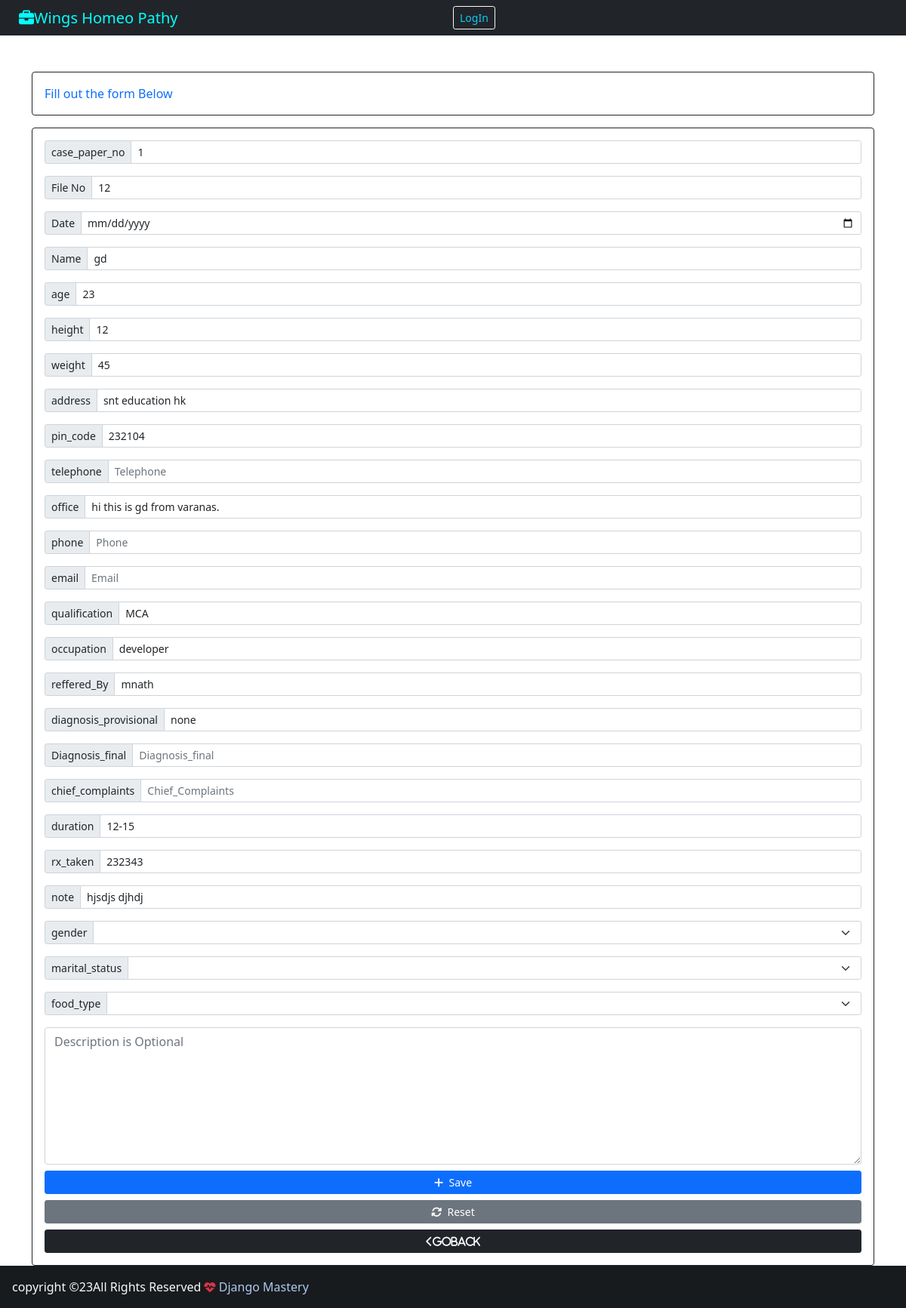
/patient/1 (signed in), run on the app's committed database.
### wings/models.py (models this page shows, shortened)
class Patient(models.Model):
    GENDER = (
        ('M' ,'M'),
        ('F' ,'F'),
    )
    MARITAL_STATUS = (
        ('SINGLE' ,'SIMGLE'),
        ('MARRIED' ,'MARRIED'),
        ('DIVORCE' ,'DIVORCE'),
        ('WIDOW' ,'WIDOW'),
    )
    FOOD_TYPE = (
        ('VEGETARIAN' ,'VEGETARIAN'),
        ('NON-VEGETARIAN' ,'NON-VEGETARIAN'),
        ('EGGITARIAN' ,'EGGITARIAN'),
        ('OTHER' ,'OTHER'),
    )
    case_paper_no =models.IntegerField(primary_key=True )
    file_no=models.CharField(max_length=20)
    date=models.DateField()
    name=models.CharField(max_length=40)
    age=models.CharField(max_length=3)
    gender=models.CharField(max_length=1,null=True,choices=GENDER)
    height=models.CharField(max_length=50)
    weight=models.CharField(max_length=100)
    address=models.CharField(max_length=200,null=False)
    pin_code=models.IntegerField()
    telephone=models.CharField(max_length=200)
    office=models.CharField(max_length=300)
    marital_status=models.CharField(max_length=20,null=True,choices=MARITAL_STATUS)
    phone=models.CharField(max_length=20)
    email=models.CharField(max_length=40)
    food_type=models.CharField(max_length=30,null=True,choices=FOOD_TYPE)
    qualification=models.CharField(max_length=100)
    occupation=models.CharField(max_length=100)
    reffered_by=models.CharField(max_length=400)
    diagnosis_provisional=models.CharField(max_length=200)
    diangosis_final=models.CharField(max_length=300)
    chief_complaints=models.TextField()
    duration=models.CharField(max_length=200,null=True)
    rx_taken=models.CharField(max_length=300)
    note=models.TextField()

### wings/views.py (the view)
# urls.py: path('patient/<int:case_paper_no>',views.patient,name="patient"),
@login_required(login_url="login")
def patient(request,case_paper_no):
    patient = Patient.objects.get(case_paper_no=case_paper_no)
    p={'case_paper_no': patient.case_paper_no,
        'file_no': patient.file_no,
        'date':patient.date,
        'name':patient.name,
        'age':patient.age,
        'height':patient.height,
        'weight':patient.weight,
        'address':patient.address,
        'pin_code':patient.pin_code,
        'telephon':patient.telephone,
        'office':patient.office,
        'phone':patient.email,
        'qualification':patient.qualification,
        'occupation':patient.occupation,
        'reffered_by':patient.reffered_by,
        'diagnosis_provisional':patient.diagnosis_provisional,
        'diangosis_final':patient.diangosis_final,
        'duration':patient.duration,
        'rx_taken':patient.rx_taken,
        'note':patient.note,
        'gender':patient.gender,
        'marital_status':patient.marital_status,
        }
    return render(request,"edit.html",{'p':p})

### wings/templates/edit.html (shortened to what this page needs)
{% extends 'base.html'%}
{% block content %}
<div class="container">
    <div class="row">
        <div class="col-lg-12">
            <div class="card card-body border-dark text-primary mt-5">
                <span class="text-centre">Fill out the form Below</span>
            </div>
            <form action="{% url 'add_patient' %}" method="POST" autocomplete="off" enctype="multipart/form-data" class="card p-3 border-dark mt-3">
                <div class="input-group input-group-sm mb-3">
                    <span class="input-group-text side-label" >case_paper_no</span>
                    <input type="number" class="form-control" name="case_paper_no" placeholder="Case Paper No" value="{{p.case_paper_no}}">
                </div>
                <div class="input-group input-group-sm mb-3">
                    <span class="input-group-text side-label">File No</span>
                    <input type="number" class="form-control" name="file_no" placeholder="File No" value="{{p.file_no}}">
                </div>
                <div class="input-group input-group-sm mb-3">
                    <span class="input-group-text side-label">Date</span>
                    <input type="date" class="form-control" name="date" placeholder="Date" value="{{p.date}}">
                </div>
                <div class="input-group input-group-sm mb-3">
                    <span class="input-group-text side-label">Name</span>
                    <input type="text" class="form-control" name="name" placeholder="Name"  value="{{p.name}}">
                </div>
                <div class="input-group input-group-sm mb-3">
                    <span class="input-group-text side-label">age</span>
                    <input type="number" class="form-control" name="age" placeholder="age"  value="{{p.age}}">
                </div>
                <div class="input-group input-group-sm mb-3">
                    <span class="input-group-text side-label">height</span>
                    <input type="number" class="form-control" name="height" placeholder="height"  value="{{p.height}}">
                </div>
                <div class="input-group input-group-sm mb-3">
                    <span class="input-group-text">weight</span>
                    <input type="number" class="form-control" name="weight" placeholder="weight"  value="{{p.weight}}">
                </div>
                <div class="input-group input-group-sm mb-3">
                    <span class="input-group-text">address</span>
                    <input type="text" class="form-control" name="address" placeholder="address"  value="{{p.address}}">
                </div>
                <div class="input-group input-group-sm mb-3">
                    <span class="input-group-text">pin_code </span>
                    <input type="number" class="form-control" name="pin_code" placeholder="Pin Code"  value="{{p.pin_code}}">
                </div>
                <div class="input-group input-group-sm mb-3">
                    <span class="input-group-text">telephone</span>
                    <input type="number" class="form-control" name="telephone" placeholder="Telephone"  value="{{p.telephone}}">
                </div>
                <div class="input-group input-group-sm mb-3">
                    <span class="input-group-text">office</span>
                    <input type="text" class="form-control" name="office" placeholder="File No"  value="{{p.office}}">
                </div>
                <div class="input-group input-group-sm mb-3">
                    <span class="input-group-text">phone</span>
                    <input type="number" class="form-control" name="phone" placeholder="Phone"  value="{{p.phone}}">
                </div>
                <div class="input-group input-group-sm mb-3">
                    <span class="input-group-text">email</span>
                    <input type="email" class="form-control" name="email" placeholder="Email"  value="{{p.email}}">
                </div>
                <div class="input-group input-group-sm mb-3">
                    <span class="input-group-text">qualification</span>
                    <input type="text" class="form-control" name="qualification" placeholder="Qualification"  value="{{p.qualification}}">
                </div>
                <div class="input-group input-group-sm mb-3">
                    <span class="input-group-text">occupation </span>
                    <input type="text" class="form-control" name="occupation" placeholder="Occupation"  value="{{p.occupation}}">
                </div>
                <div class="input-group input-group-sm mb-3">
                    <span class="input-group-text">reffered_By</span>
                    <input type="text" class="form-control" name="reffered_by" placeholder="Reffered_By"  value="{{p.reffered_by}}">
                </div>
                <div class="input-group input-group-sm mb-3">
                    <span class="input-group-text">diagnosis_provisional</span>
                    <input type="text" class="form-control" name="diagnosis_provisional" placeholder="Dignosis_Provisional"  value="{{p.diagnosis_provisional}}">
                </div>
                <div class="input-group input-group-sm mb-3">
                    <span class="input-group-text">Diagnosis_final</span>
                    <input type="text" class="form-control" name="diagnosis_final" placeholder="Diagnosis_final"  value="{{p.diagnosis_final}}">
                </div>
                <div class="input-group input-group-sm mb-3">
                    <span class="input-group-text">chief_complaints</span>
                    <input type="text" class="form-control" name="chief_complaints" placeholder="Chief_Complaints"  value="{{p.chief_complaints}}">
                </div>
                <div class="input-group input-group-sm mb-3">
                    <span class="input-group-text">duration</span>
                    <input type="text" class="form-control" name="duration" placeholder="duration"  value="{{p.duration}}">
                </div>
                <div class="input-group input-group-sm mb-3">
                    <span class="input-group-text">rx_taken</span>
                    <input type="text" class="form-control" name="rx_taken" placeholder="Rx_taken"  value="{{p.rx_taken}}">
                </div>
                <div class="input-group input-group-sm mb-3">
                    <span class="input-group-text">note</span>
                    <input type="text" class="form-control" name="note" placeholder="Note"  value="{{p.note}}">
                </div>
                <div class="input-group input-group-sm mb-3">
                    <label class="input-group-text">gender</label>
                    <select class="form-select" name="gender">
                        {% block option %}
                        <option value="" hidden="select the gender"></option>
                        {% endblock option %}
                        <option disabled></option>
                    </select>
                </div>
                <div class="input-group input-group-sm mb-3">
                    <label class="input-group-text">marital_status</label>
                    <select class="form-select" name="marital_status">
                        <option value="" hidden="select the gender"></option>
                        <option disabled></option>
                    </select>
                </div>
                <div class="input-group input-group-sm mb-3">
                    <label class="input-group-text">food_type</label>
                    <select class="form-select" name="foody_type">
                        <option value="" hidden="select the gender"></option>
                        <option disabled></option>
                    </select>
                </div>
                <div class="form-group">
                    <textarea class="form-control" name="note" rows="7" placeholder="Description is Optional"></textarea>
                </div>
                <div class="d-grid gap-2 mt-2">
                    <button type="submit" class="btn btn-primary btn-sm">
                        <i class="fa fa-plus"></i>&nbsp;&nbsp;Save
                    </button>
                        {% block Btn-reset %}
                    <button  type="reset" class="btn btn-secondary btn-sm"><i class="fa fa-sync-alt"></i>&nbsp;&nbsp;Reset</button>
                        {% endblock Btn-reset %}
                    <a href="{% url 'backend' %}" class="btn btn-dark btn-sm"><i class="fa fa-chevron-left">GoBack</i></a>
                </div>
            </form>
        </div>
    </div>
</div>
    {% endblock content%}

### orm/templates/base.html (shortened to what this page needs)
{% load static %}
<!DOCTYPE html>
<html lang="en">
<head>
    <link href="{% static 'css/style.css' %}" rel="stylesheet">
    <link rel="stylesheet" href="https://cdnjs.cloudflare.com/ajax/libs/font-awesome/4.7.0/css/font-awesome.min.css">
    <link rel="stylesheet" href="path/to/font-awesome/css/font-awesome.min.css">
    <link href="https://cdn.jsdelivr.net/npm/bootstrap@5.1.3/dist/css/bootstrap.min.css" rel="stylesheet">
    <link rel="stylesheet" href="https://use.fontawesome.com/releasesv5.15.4/css/all.css">
</head>
<body>
    <div class="wrapper">
        <header>
            <nav class="navbar navbar-expand-lg navbar-dark bg-dark">
                <div class="col-sm">
                    <a class="navbar-brand flex-grow-1" style="text-align:centre;color: aqua; margin-left: 25px;">
                        {% block nav-content %}
                        <i class="fa fa-briefcase"></i>Wings Homeo Pathy
                        {% endblock nav-content %}
                    </a>
                </div>
                <div class="col-sm">
                    {% block btn-nav %}
                    <a href="{% url 'backend' %}" class="btn btn-outline-info btn-sm border-light" id="btn_nav">LogIn</a>
                    {% endblock btn-nav %}
                </nav>
        </header>
    {% block content %}
    {% endblock content%}
    </div>
    <footer class="bg-dark text-align-centre text-lg-start text-light" id="footer">
        <div class="text-centre p-3" style="background-color:rgba(0,0,0,0.27)">
            copyright &copy{% now "y" %}<span>All Rights Reserved</span>
            <i class="text-danger fa fa-heartbeat" style="font-size:15px"></i>
            <a href="#" target="_blank" style="color:#adcaf0; text-decoration: none;">Django Mastery</a>
        </div>
    </footer>
</body>
</html>

### data on the page
Patient: file_no "12", name "gd", age "23", height "12", weight "45", address "snt education hk", office "hi this is gd from varanas.", qualification "MCA", occupation "developer", reffered_by "mnath", diagnosis_provisional "none", duration "12-15", rx_taken "232343", note "hjsdjs djhdj"
